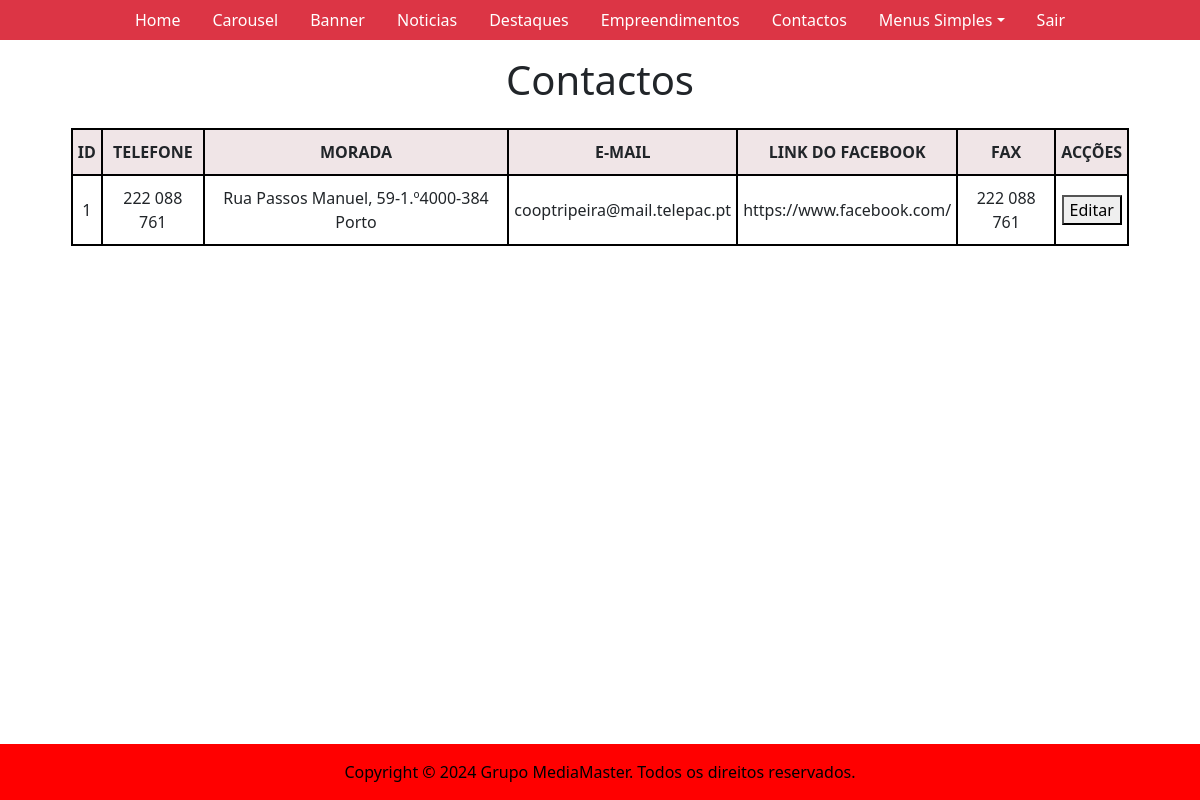
Screenshot of /backoffice/contactos.php (signed in) with the database file from the repository.
### tables this page shows
CREATE TABLE `contactos` (
  `id` int(11) NOT NULL,
  `telefone` varchar(100) NOT NULL,
  `morada` varchar(250) NOT NULL,
  `email` varchar(250) NOT NULL,
  `link_facebook` varchar(1000) NOT NULL,
  `fax` varchar(250) NOT NULL
);

### backoffice/contactos.php (called while the page is built)
<?php
require("componentes/header.php");
require("paginas/contactos_main.php");
require("componentes/footer.php");
?>

### helpers/base_dados_helper.php (called while the page is built, shortened)
<?php
$pdo = new PDO("mysql:host=localhost;dbname=construcao_e_habitacao_bd;charset=utf8mb4;", "root", "");
function selectSQL($sql){
    global $pdo;
    $consulta = $pdo->query($sql);
    $resultado = $consulta->fetchAll(PDO::FETCH_ASSOC);
    return $resultado;
}
?>

### helpers/contactos_helper.php (called while the page is built, shortened)
<?php
function getContactos(){
    $resultado = selectSQL("SELECT * FROM contactos");
    return $resultado;
}
?>

### backoffice/paginas/contactos_main.php (the view)
<?php
$contactos = getContactos();
?>
<main class="container-fluid">
    <div class="row my-3">
        <div class="col-12 text-center">
            <h1>Contactos</h1>
        </div>
    </div>
    <div class="row mt-3">
        <div class="col-12 text-center d-flex justify-content-center">
            <table>
                <tr>
                    <th>Id</th>
                    <th>Telefone</th>
                    <th>Morada</th>
                    <th>E-mail</th>
                    <th>Link do Facebook</th>
                    <th>Fax</th>
                    <th>Acções</th>
                </tr>
                <?php foreach($contactos as $c): ?>
                <tr>
                    <td><?= $c["id"] ?></td>
                    <td><?= $c["telefone"] ?></td>
                    <td><?= $c["morada"] ?></td>
                    <td><?= $c["email"] ?></td>
                    <td><?= $c["link_facebook"] ?></td>
                    <td><?= $c["fax"] ?></td>
                    <td style="white-space: nowrap;">
                        <form action="contactos_editar.php" style="display: inline-block;">
                            <button name="editar" value="<?= $c["id"]; ?>">Editar</button>
                        </form>
                    </td>
                </tr>
                <?php endforeach; ?>
            </table>
        </div>
    </div>
</main>

### backoffice/style.css (style rules this page uses)
table, th, td { border: 2px solid black; border-collapse: collapse; margin: auto; text-align: center; }
th { text-transform: uppercase; background-color: rgba(111, 5, 19, 0.1); }
th, td { padding: 10px 5px; }
table { width: 90%; }

### rows the page displays
contactos: id "1", telefone "222 088 761", morada "Rua Passos Manuel, 59-1.º4000-384 Porto", email "cooptripeira@mail.telepac.pt", link_facebook "https://www.facebook.com/", fax "222 088 761"
